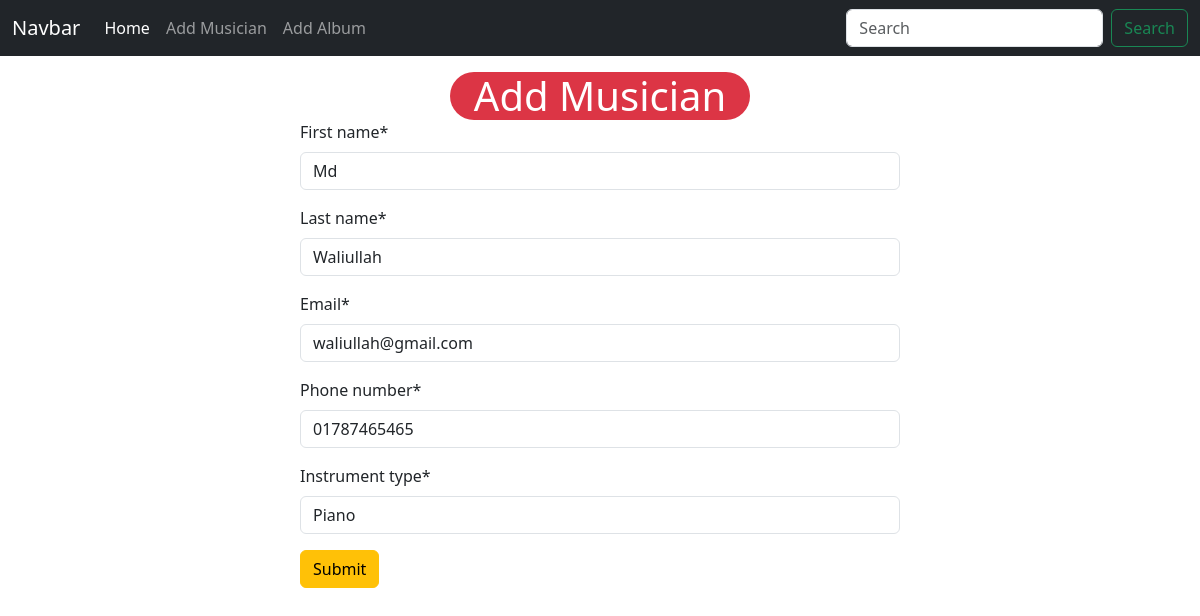
/musician/edit/5, run on the app's committed database.
### musician/models.py (models this page shows, shortened)
class Musician(models.Model):
    first_name = models.CharField(max_length=50)
    last_name = models.CharField(max_length=50)
    email = models.EmailField(max_length=100)
    phone_number = models.CharField(max_length=11)
    instrument_type = models.CharField(max_length=50)

### musician/views.py (the view)
# urls.py: path('edit/<int:id>', views.edit_musician, name = 'edit_musician'),
def edit_musician(request,id):
    musician = models.Musician.objects.get(pk = id)
    musician_form = forms.MusicianForm(instance=musician)
    if request.method == 'POST':
        musician_form = forms.MusicianForm(request.POST,instance=musician)
        if musician_form.is_valid():
            musician_form.save()
            return redirect('homepage')
    return render(request, 'musician/add_musician.html', {'form':musician_form})

### musician/forms.py
class MusicianForm(forms.ModelForm):
    class Meta:
        model = Musician
        fields = '__all__'

### musician/templates/musician/add_musician.html (shortened to what this page needs)
{% extends "base.html" %}
{% load crispy_forms_tags %}
{% block content %}
<form style="width: 50%; margin:auto;" method="post">
    <h1 class="mt-3 bg-danger text-white w-50 m-auto text-center rounded-5">Add Musician</h1>
    {{form | crispy}}
    <button class="btn btn-warning">Submit</button>
</form>
{% endblock %}

### data on the page
Musician: first_name "Md", last_name "Waliullah", email "waliullah@gmail.com", phone_number "01787465465", instrument_type "Piano"
